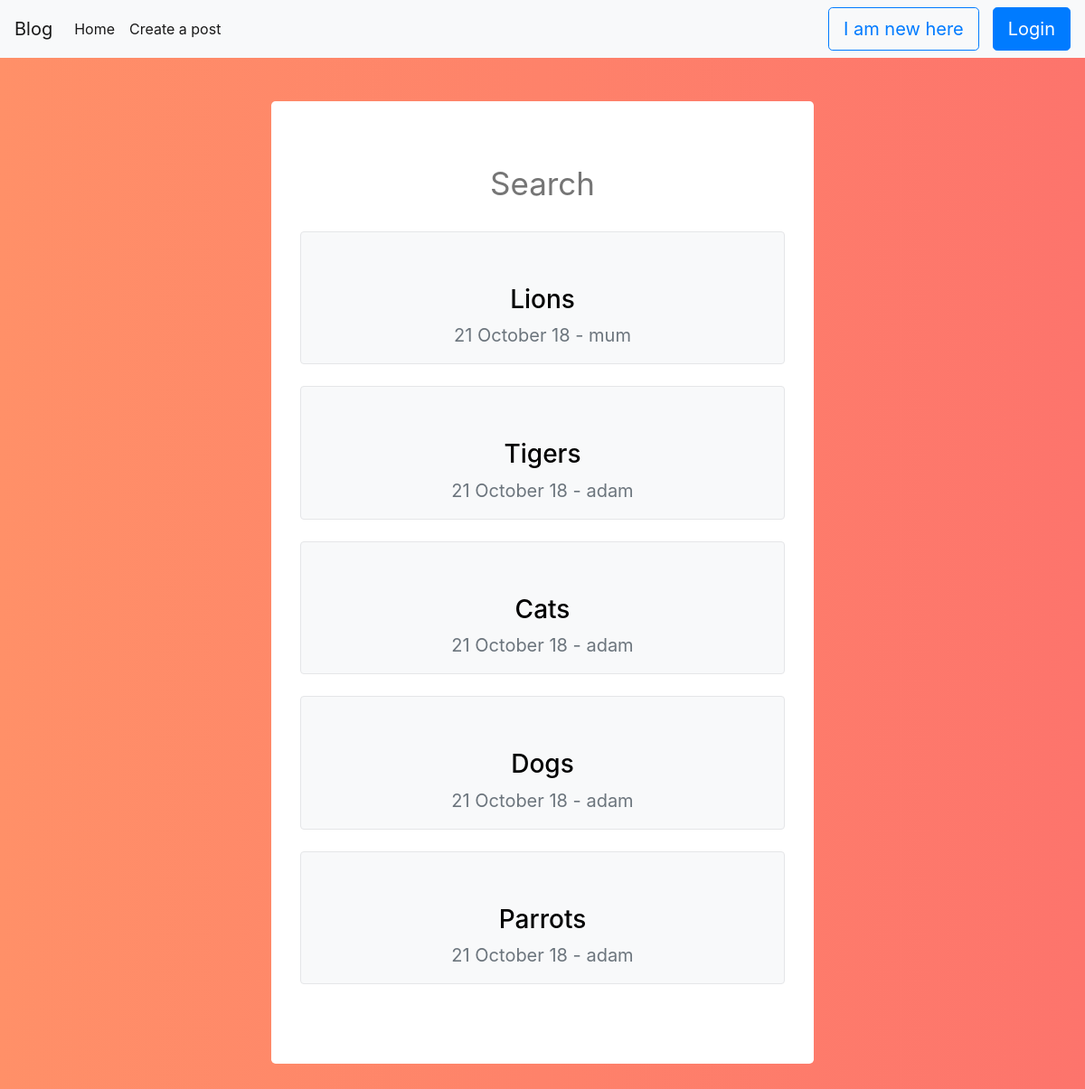
Screenshot of /blog/ with the database file from the repository.
### blog/models.py (models this page shows)
class BlogPost(models.Model):
    title = models.CharField(max_length=50, unique=True)
    slug = models.SlugField(unique = True, max_length=100)
    author = models.ForeignKey(User, on_delete=models.CASCADE)
    quick_description = models.CharField(max_length=200)
    content = models.CharField(max_length=2000)
    active = models.BooleanField(default=True)
    timestamp = models.DateTimeField(auto_now_add=True)
    img_url = models.CharField(max_length=1000,  unique=True)

### blog/views.py (the view)
# urls.py: path('', views.home),
def home(request):
    query = request.GET.get('s')
    presearch = ''
    if query:
        presearch = query
        posts = BlogPost.objects.filter(Q(title__icontains=query) | Q(content__icontains=query) ).order_by('-timestamp')
    else:
        posts = BlogPost.objects.filter(active=True).order_by('-timestamp')
    context = {'posts': posts,'presearch':presearch}
    return render(request, 'blog/home.html', context)

### templates/blog/home.html (shortened to what this page needs)
{% extends "base.html"%}
{%block content%}
<form action="/blog/" method="GET">
<input type="text" name='s' placeholder="Search" value='{{ presearch }}'>
</form>
<br>
{% for post in posts %}
            <a href='{{ post.slug }}'>
            <div style='border-radius:4px; background-color: #f8f9fa; ' class='hover'>
                <div class='container'>
                    <div class='row' style='padding-top:10px;'>
                        <div class='col'>
                            <br><br>
                            <h3>{{ post.title }}</h3>
                            <p class='inline text-muted' style='font-size: 20px;'>{{ post.timestamp | date:"d F y" }} - {{post.author}}</span> </p>
                        </div>
                    </div>
                </div>
            </div>
            </a>
            <br>
            {% endfor %}
{%endblock%}

### templates/base.html (shortened to what this page needs)
<!doctype html>
<html lang="en">
  <head>
    <link rel="stylesheet" href="https://stackpath.bootstrapcdn.com/bootstrap/4.1.3/css/bootstrap.min.css">
  </head>
  <body>
                <nav class="navbar navbar-expand-lg navbar-light bg-light ">
                        <a class="navbar-brand" href="/">Blog</a>
                        <div class="collapse navbar-collapse" id="navbarsExample09">
                          <ul class="navbar-nav mr-auto">
                            <li class="nav-item active">
                              <a class="nav-link" href="/">Home</a>
                            </li>
                            <li class="nav-item active">
                                <a class="nav-link" href="{%url 'create_post'%}">Create a post</a>
                              </li>
                          </ul>
                          {%if user.is_authenticated%}
                          <a class="p-2 text-dark">Welcome, {{user.username}}</a>
                          <a class="btn btn-warning btn-lg" href="{%url 'logout'%}" style="margin-left: 5px;">Logout</a>
                          {%else%}
                          <a class="btn btn-outline-primary btn-lg" href="/blog/signup/">I am new here</a>
                          <a class="btn btn-primary btn-lg" style='margin-left:15px;' href="{%url 'login'%}">Login</a>
                          {%endif%}
                        </div>
                      </nav>
<br><br>
    <div class="container text-center jumbotron col-md-6">
    {%block content%}
    {%endblock%}
    </div>
  </body>
</html>

### templates/base.html (style rules this page uses)
body { background: #fd746c; background: -webkit-linear-gradient(to right, #ff9068, #fd746c); background: linear-gradient(to right, #ff9068, #fd746c); }
.jumbotron { background-color: white; }

### templates/blog/home.html (style rules this page uses)
a { color:black; }
.hover { border: 1px solid #e5e6e8; text-decoration: none; transition: 0.5s; }
input { border: 0; outline: 0; background: transparent; border-bottom: 1px solid white; width:70%; resize: none; transition: 2s; font-size: 35px; text-align: center; }

### rows the page displays
BlogPost: title "Lions", timestamp "21 October 18", author "mum"
BlogPost: title "Tigers", timestamp "21 October 18", author "adam"
BlogPost: title "Cats", timestamp "21 October 18", author "adam"
BlogPost: title "Dogs", timestamp "21 October 18", author "adam"
BlogPost: title "Parrots", timestamp "21 October 18", author "adam"
